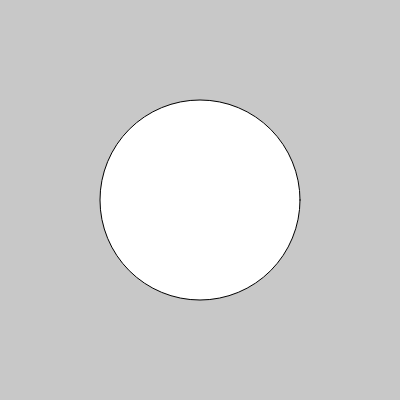
Frame 1 (no input)
Frame 60 (no input): identical to frame 1, image omitted
Frame 120 (the mouse pressed at the canvas centre since frame 60): identical to frame 1, image omitted

The p5.js sketch that drew this single still picture (run headless with seeded random() and noise() and a simulated clock; from frame 60 on, the mouse is pressed at the canvas centre):

// p5.js sketch
// ── sketch.js
function setup() {
  createCanvas(400, 400);
}

function draw() {
  background(200);
  ellipse(200,200,200,200)
}
